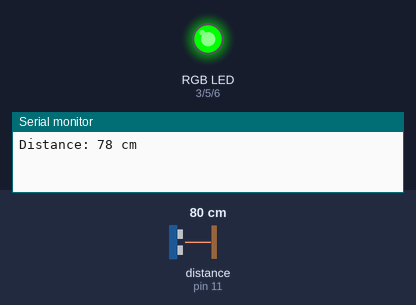
The sketch below on a simulated Arduino Uno, built with avr-gcc and run on an emulated ATmega328P. On the bench: an RGB LED mixed from three pins (HIGH = lit), the last lines printed to the serial monitor. Wiring (inferred from the names in the program): ultrasonic range finder: trigger pin 10; echo pin 11. The test bench sets the inputs (shaded band); at power-on: distance to the obstacle (sensor on pin 11) 80 cm. The echo pulse lasts 58.3 µs per cm; pins used as bus, display or sensor lines are not drawn.

Above: at 2.3 s.
2.4 s: distance to the obstacle (sensor on pin 11) set to 73 cm
4.5 s: distance to the obstacle (sensor on pin 11) set to 66 cm
At 5.0 s:
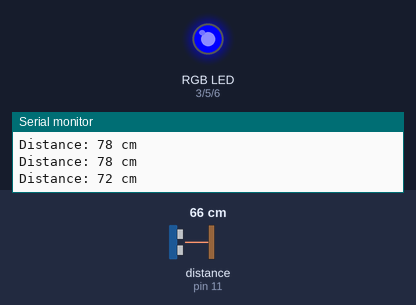
6.6 s: distance to the obstacle (sensor on pin 11) set to 54 cm
8.7 s: distance to the obstacle (sensor on pin 11) set to 48 cm
At 10.1 s:
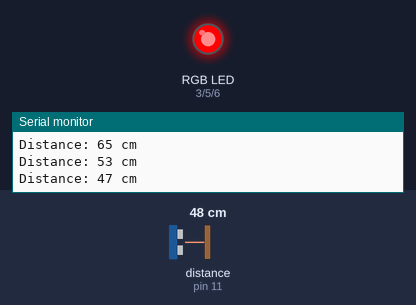
10.8 s: distance to the obstacle (sensor on pin 11) set to 60 cm
At 12.6 s:
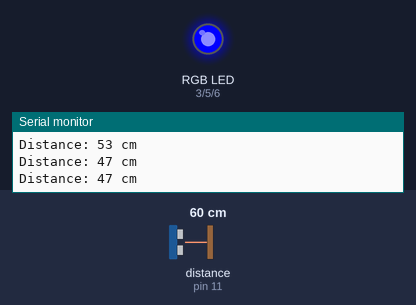
13.5 s: distance to the obstacle (sensor on pin 11) set to 2 cm
At 13.8 s:
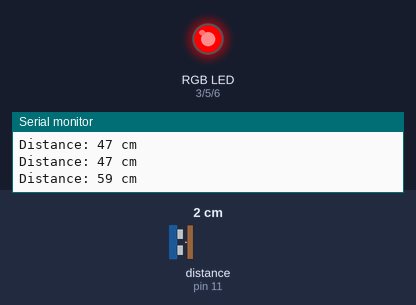
Timing chart, 0 to 16.5 s (numbered marks = the images above; inputs shaded):
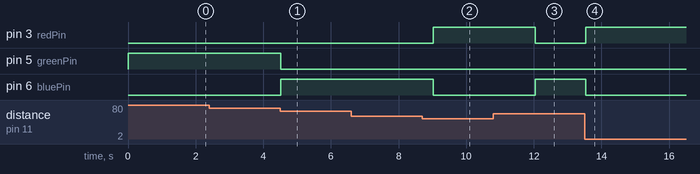

Measured:
- the behaviour switches between 71 and 70 cm on distance to the obstacle (sensor on pin 11) (found by bisection; images 0 and 1)
- the behaviour switches between 51 and 50 cm on distance to the obstacle (sensor on pin 11) (found by bisection; images 1 and 2)
- after the input at 4.5 s, pin 5 (greenPin): HIGH → LOW at once; pin 6 (bluePin): LOW → HIGH at once
- after the input at 8.7 s, pin 3 (redPin): LOW → HIGH after 0.33 s; pin 6 (bluePin): HIGH → LOW after 0.33 s
- after the input at 10.8 s, pin 3 (redPin): HIGH → LOW after 1.2 s; pin 6 (bluePin): LOW → HIGH after 1.2 s
- after the input at 13.5 s, pin 3 (redPin): LOW → HIGH at once; pin 6 (bluePin): HIGH → LOW at once

The sketch:

lecture5PracticeDistanceSensor.ino
```cpp
/*
Components:
1 Uno R3 Board
3 Resistors 1k Ohm
1 Distance Sensor
1 RGB Led
1 Breadboard
Jumper Wires

*/

const int redPin = 3;
const int greenPin = 5;
const int bluePin = 6;

const int trigPin = 10;
const int echoPin = 11;

long duration;
int distance;

void setup()
{
  pinMode(redPin, OUTPUT);
  pinMode(greenPin, OUTPUT);
  pinMode(bluePin, OUTPUT);

  Serial.begin(9600);
  pinMode(trigPin, OUTPUT);
  pinMode(echoPin, INPUT);
}

void loop()
{
  /*
  for (int r = 0; r < 255; r += 50) {
    for (int g = 0; g < 255; g += 50) {
      for (int b = 0; b < 255; b += 50) {
        analogWrite(redPin, r);
        analogWrite(greenPin, g);
        analogWrite(bluePin, b);
        delay(10);
      }
    }
  }

  digitalWrite(redPin, HIGH);
  digitalWrite(greenPin, LOW);
  digitalWrite(bluePin, LOW);
  delay(1000);

  digitalWrite(redPin, LOW);
  digitalWrite(greenPin, LOW);
  digitalWrite(bluePin, LOW);
  delay(1000);

  digitalWrite(redPin, LOW);
  digitalWrite(greenPin, HIGH);
  digitalWrite(bluePin, LOW);
  delay(1000);

  digitalWrite(redPin, LOW);
  digitalWrite(greenPin, LOW);
  digitalWrite(bluePin, LOW);
  delay(1000);

  digitalWrite(redPin, LOW);
  digitalWrite(greenPin, LOW);
  digitalWrite(bluePin, HIGH);
  delay(1000);

  digitalWrite(redPin, LOW);
  digitalWrite(greenPin, LOW);
  digitalWrite(bluePin, LOW);
  delay(1000);
  */

  digitalWrite(trigPin, LOW);
  delayMicroseconds(2);
  digitalWrite(trigPin, HIGH);
  delayMicroseconds(10);
  digitalWrite(trigPin, LOW);

  duration = pulseIn(echoPin, HIGH);
  distance = duration * 0.034 / 2;

  if (distance < 50) {
    digitalWrite(redPin, HIGH);
  	digitalWrite(greenPin, LOW);
  	digitalWrite(bluePin, LOW);
  	delay(1000);
  } else if (distance < 70) {
    digitalWrite(redPin, LOW);
  	digitalWrite(greenPin, LOW);
  	digitalWrite(bluePin, HIGH);
  	delay(1000);
  } else {
    digitalWrite(redPin, LOW);
  	digitalWrite(greenPin, HIGH);
  	digitalWrite(bluePin, LOW);
  	delay(1000);
  }

  Serial.print("Distance: ");
  Serial.print(distance);
  Serial.println(" cm");

  delay(500);

}
```
